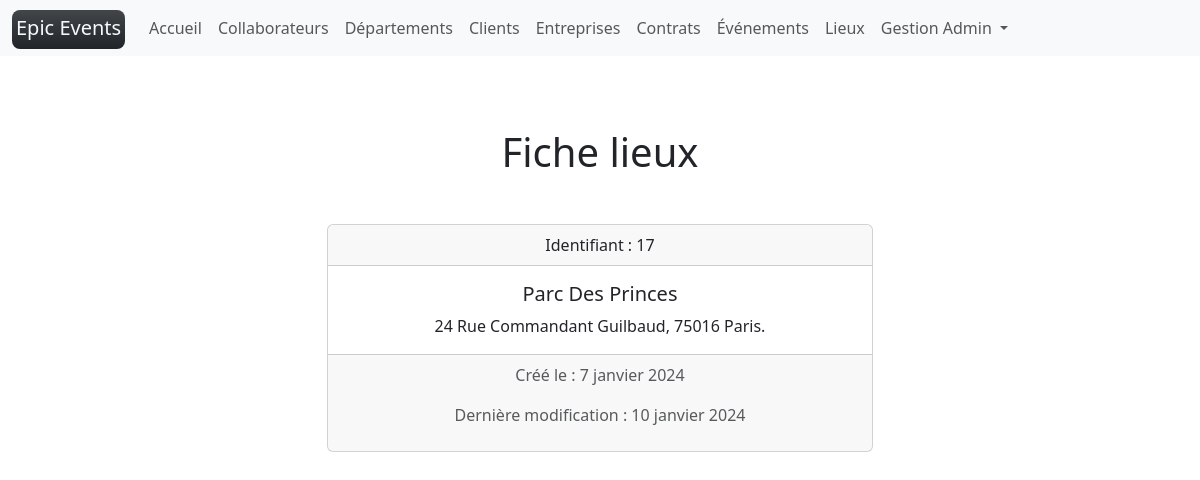
The app's page /locations/17/ (signed in) with its own data.
### epic_events/models/collaborator.py (models this page shows, shortened)
class Collaborator(UserMixin, AbstractUser):
    department = models.ForeignKey(to=Department, on_delete=models.RESTRICT, null=True)
    birthdate = models.DateField(verbose_name="Date de naissance")
    REQUIRED_FIELDS = ["first_name", "last_name"]
    USERNAME_FIELD = "email"
    username = date_joined = None
    @property
    def str_id(self) -> str:
        if self.id:
            return str(self.id)
        return unfilled
    @property
    def role(self) -> str:
        if self.department:
            return self.department.name
        return unfilled
    @property
    def title(self) -> str:
        if self.first_name:
            return f"{self.role} {self.first_name.capitalize()}"
        return f"{self.role} {unfilled}"

### epic_events/models/department.py (models this page shows, shortened)
class Department(NameFieldMixin):
    @classmethod
    def french_name(self) -> str:
        """used in flash messages"""
        return "Département"

### epic_events/models/location.py (models this page shows, shortened)
class Location(TimeFieldMixin):
    STREET_TYPE = [
        ("", ""),
        ("rue", "rue"),
        ("impasse", "impasse"),
        ("avenue", "avenue"),
        ("boulevard", "boulevard"),
        ("allée", "allée"),
        ("chemin", "chemin"),
    ]
    name = models.CharField(
        max_length=128, verbose_name="Nom du lieu", blank=True, null=True
    )
    number = models.CharField(
        max_length=50, blank=True, null=True, verbose_name="Numéro de voie"
    )
    street_type = models.CharField(
        max_length=100,
        choices=STREET_TYPE,
        blank=True,
        null=True,
        verbose_name="Type de voie",
    )
    street_name = models.CharField(
        max_length=100,
        blank=True,
        null=True,
        verbose_name="Nom de voie",
    )
    city = models.CharField(
        max_length=100,
        verbose_name="Ville",
    )
    zip = models.CharField(
        max_length=6,
        verbose_name="Code postal",
    )
    slug_form = models.SlugField(null=True, max_length=255)
    def __str__(self, name=True) -> str:
        if self.name and name:
            name = f"{self.name.title()}, "
        else:
            name = ""
        if self.number:
            number = f"{self.number.upper()} "
        else:
            number = ""
        if self.street_type:
            street_type = f"{self.street_type.capitalize()} "
        else:
            street_type = ""
        if self.street_name:
            street_name = f"{self.street_name.title()}, "
        else:
            street_name = ""
        if self.zip:
            zip = f"{self.zip} "
        else:
            zip = ""
        if self.city:
            city = f"{self.city.title()}."
        else:
            city = ""
        return f"{name}{number}{street_type}{street_name}{zip}{city}"
    @property
    def formatted_name(self) -> str:
        if self.name:
            return self.name.title()
        return unfilled
    @property
    def formatted_address(self) -> str:
        return self.__str__(name=False)

### epic_events/views/location.py (the view)
class DetailView(permission1, View):
    def get(self, request, id, *args, **kwargs):
        obj = get_object_or_404(model, id=id)
        context["obj"] = obj
        return render(request, model.template_name_detail(), context)

### epic_events/models/mixins.py (called while the page is built)
    @classmethod
    def singular_name(self) -> str:
        return self.__name__.lower()

    @classmethod
    def template_name_detail(self) -> str:
        return f"{self.singular_name()}/detail.html"

### epic_events/templates/location/detail.html (shortened to what this page needs)
{% extends "base.html" %}
{% block content %}
    <h1 class="text-center my-5">Fiche {{title|lower}}</h1>
    <div class="offset-md-3 col-md-6 offset-1 col-10">
      <div class="card text-center">
        <div class="card-header">Identifiant : {{obj.id}}</div>
        <div class="card-body">
          <h5 class="card-title">{{obj.formatted_name}}</h5>
          <p class="card-text">{{obj.formatted_address}}</p>
        </div>
        <div class="card-footer text-muted">
          <p>Créé le : {{obj.creation_time|date}}</p>
          <p>Dernière modification : {{obj.edition_time|date}}</p>
        </div>
      </div>
    </div>
{% endblock content %}

### epic_events/templates/partials/navbar.html (shortened to what this page needs)
<nav class="navbar navbar-expand-lg navbar-light bg-light">
  <div class="container-fluid">
    <a class="navbar-brand" href="{% url 'home' %}">
      <span class="bg-dark text-light p-1 pb-2 bg-gradient rounded-3">
        Epic Events
      </span>
    </a>
    <div class="collapse navbar-collapse" id="navbarScroll">
      {% if user.is_authenticated %}
      <ul class="navbar-nav me-auto my-2 my-lg-0 navbar-nav-scroll" style="--bs-scroll-height: 100px;">
        <li class="nav-item">
          <a
          {% if '/home/' == request.path %}
            class="nav-link active border-bottom border-dark border-2"
            aria-current="page"
          {% else %}
            class="nav-link"
          {% endif %}
            href="{% url 'home' %}">Accueil
          </a>
        </li>
        {% if user.role == "Gestion" %}
        <li class="nav-item">
          <a
          {% if request.path == "/collaborators/" or "collaborators" in request.path and "search" in request.path %}
            class="nav-link active border-bottom border-dark border-2"
            aria-current="page"
          {% else %}
            class="nav-link"
          {% endif %}
           href="{% url 'collaborators' %}">Collaborateurs
          </a>
        </li>
        <li class="nav-item">
          <a
          {% if request.path == "/departments/" or "departments" in request.path and "search" in request.path %}
            class="nav-link active border-bottom border-dark border-2"
            aria-current="page"
          {% else %}
            class="nav-link"
          {% endif %}
            href="{% url 'departments' %}">Départements
          </a>
        </li>
        {% endif %}
        <li class="nav-item">
          <a
          {% if '/customers/' == request.path %}
            class="nav-link active border-bottom border-dark border-2"
            aria-current="page"
          {% else %}
            class="nav-link"
          {% endif %}
           href="{% url 'customers' %}">Clients
          </a>
        </li>
        <li class="nav-item">
          <a
          {% if '/companies/' == request.path %}
            class="nav-link active border-bottom border-dark border-2"
            aria-current="page"
          {% else %}
            class="nav-link"
          {% endif %}
            href="{% url 'companies' %}">Entreprises
          </a>
        </li>
        <li class="nav-item">
          <a
          {% if '/contracts/' == request.path %}
            class="nav-link active border-bottom border-dark border-2"
            aria-current="page"
          {% else %}
            class="nav-link"
          {% endif %}
            href="{% url 'contracts' %}">Contrats
          </a>
        </li>
        <li class="nav-item">
          <a
          {% if '/events/' == request.path %}
            class="nav-link active border-bottom border-dark border-2"
            aria-current="page"
          {% else %}
            class="nav-link"
          {% endif %}
            href="{% url 'events' %}">Événements
          </a>
        </li>
        <li class="nav-item">
          <a
          {% if '/locations/' == request.path %}
            class="nav-link active border-bottom border-dark border-2"
            aria-current="page"
          {% else %}
            class="nav-link"
          {% endif %}
            href="{% url 'locations' %}">Lieux
          </a>
        </li>
        <li class="nav-item dropdown">
          <a
          {% if '/collaborators/'|add:user.str_id|add:'/' == request.path %}
            class="nav-link dropdown-toggle active border-bottom border-dark border-2"
          {% else %}
            class="nav-link dropdown-toggle"
          {% endif %}
          href="#" id="navbarScrollingDropdown" role="button" data-bs-toggle="dropdown" aria-expanded="false">
            {{user.title}}
          </a>
        </li>
      </ul>
      {% endif %}
    </div>
  </div>
</nav>

### records on screen
Collaborator: title "Gestion Admin"
Location: id "17", formatted_name "Parc Des Princes", formatted_address "24 Rue Commandant Guilbaud, 75016 Paris.", creation_time "7 janvier 2024", edition_time "10 janvier 2024"

### other values on screen
{{ title|lower }} "lieux"
